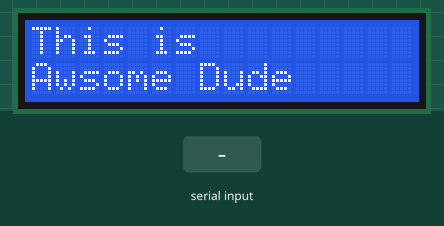
Bench run of a sketch on a simulated Arduino Uno, built with avr-gcc and run on an emulated ATmega328P. On the bench: 16×2 character LCD. Inputs (shaded band) come from the test bench.

Above: at 1.2 s.
1.3 s: "#" received over Serial
At 2.7 s:
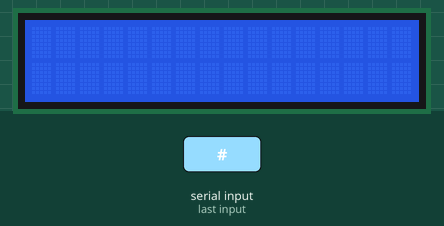
3.0 s: "1" received over Serial
At 3.9 s:
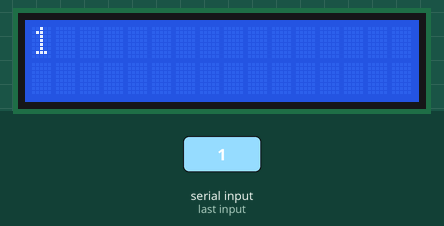
Timing chart, 0 to 6.0 s (numbered marks = the images above; inputs shaded):
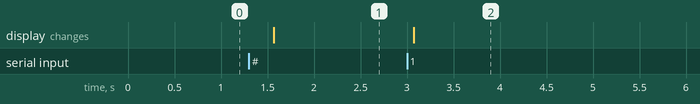

The sketch:

lcdBoard.ino
```cpp
#include <LiquidCrystal.h>
//LiquidCrystal lcd(12, 11, 10, 5, 4, 3, 2);
LiquidCrystal lcd(2, 3, 4, 9, 10, 11, 12);


void setup() {
  Serial.begin(9600);
  lcd.begin(2, 20);
  lcd.clear();
  lcd.setCursor(0,0);
  lcd.print("This is");
  lcd.setCursor(0,1);
  lcd.print("Awsome Dude");

}

void loop() {
  delay(300);
  if (Serial.available())
  {
    char ch = Serial.read();
    if (ch == '#')
    {
      lcd.clear();
    }
    else if (ch == '/')
    {
      lcd.setCursor(0,1);
    }
    else
  {
      lcd.write(ch);
    }
  }

}
```

Measured:
- after the input at 1.3 s, the display: changes after 0.27 s (image 1)
- after the input at 3.0 s, the display: changes after 0.07 s (image 2)
